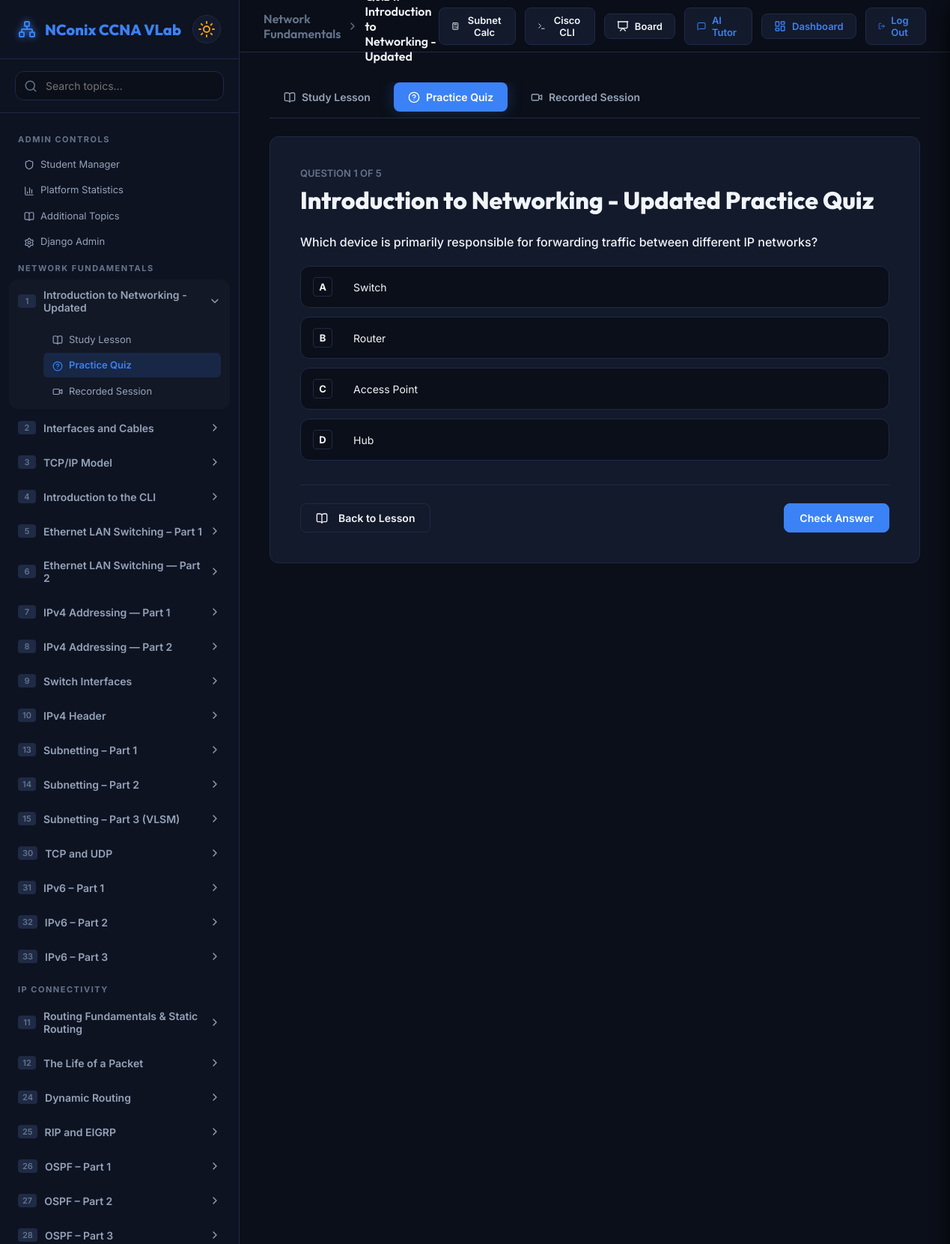
The app's page /quiz/1/ (signed in, upper part) with its own data.
### core/models.py (models this page shows, shortened)
class Domain(models.Model):
    name = models.CharField(max_length=100, unique=True)

class Topic(models.Model):
    id = models.IntegerField(primary_key=True)
    domain = models.ForeignKey(Domain, on_delete=models.CASCADE, related_name='topics')
    title = models.CharField(max_length=200)
    objectives = models.JSONField(default=list)  # list of strings
    lesson_content = models.TextField()  # markdown
    video_url = models.CharField(max_length=500, blank=True, default='')  # YouTube video link
    class Meta:
        ordering = ['id']

### core/views.py (the view)
# urls.py: path('quiz/<int:topic_id>/', views.quiz_view, name='quiz'),
@login_required
def quiz_view(request, topic_id):
    topic = get_object_or_404(Topic, id=topic_id)
    if hasattr(request.user, 'profile') and not request.user.profile.has_access_to_topic(topic_id):
        sidebar_domains = get_sidebar_data(request.user)
        return render(request, 'core/topic_locked.html', {
            'topic': topic,
            'sidebar_domains': sidebar_domains,
        })
    questions = list(topic.questions.all())
    serialized_questions = []
    for q in questions:
        serialized_questions.append({
            'question': q.question_text,
            'options': q.options,
            'correctIndex': q.correct_index,
            'explanation': q.explanation
        })
    sidebar_domains = get_sidebar_data(request.user)
    context = {
        'topic': topic,
        'current_topic_id': topic_id,
        'questions_json': json.dumps(serialized_questions),
        'sidebar_domains': sidebar_domains,
        'active_page': 'quiz',
    }
    return render(request, 'core/quiz.html', context)

### core/context_processors.py (called while the page is built)
def additional_topics(request):
    return {
        'additional_topics': AdditionalTopic.objects.all().order_by('created_at')
    }

### core/models.py (called while the page is built, shortened)
    def has_access_to_topic(self, topic_id):
        if self.role == 'admin':
            return True

### core/templates/core/quiz.html (shortened to what this page needs)
{% extends 'core/base.html' %}
{% block breadcrumbs %}
  <span class="breadcrumb-root">{{ topic.domain.name }}</span>
  <span class="breadcrumb-separator"><i data-lucide="chevron-right"></i></span>
  <span class="breadcrumb-current">Quiz {{ topic.id }}: {{ topic.title }}</span>
{% endblock %}
{% block content %}
<div class="chapter-nav-tabs" style="display: flex; gap: 12px; border-bottom: 1px solid var(--border-color); margin-bottom: 24px; padding-bottom: 8px;">
  <a href="{% url 'lesson' topic.id %}" class="chapter-tab-link" style="text-decoration: none; display: inline-flex; align-items: center; gap: 8px; padding: 10px 18px; border-radius: 8px; font-weight: 600; font-size: 14px; color: var(--text-secondary); background: transparent; transition: all 0.2s ease;">
    <i data-lucide="book-open" style="width: 16px; height: 16px;"></i>
    <span>Study Lesson</span>
  </a>
  <a href="{% url 'quiz' topic.id %}" class="chapter-tab-link active" style="text-decoration: none; display: inline-flex; align-items: center; gap: 8px; padding: 10px 18px; border-radius: 8px; font-weight: 600; font-size: 14px; color: #fff; background: var(--accent); box-shadow: var(--shadow-glow); transition: all 0.2s ease;">
    <i data-lucide="help-circle" style="width: 16px; height: 16px;"></i>
    <span>Practice Quiz</span>
  </a>
  <a href="{% url 'recording_session' topic.id %}" class="chapter-tab-link" style="text-decoration: none; display: inline-flex; align-items: center; gap: 8px; padding: 10px 18px; border-radius: 8px; font-weight: 600; font-size: 14px; color: var(--text-secondary); background: transparent; transition: all 0.2s ease;">
    <i data-lucide="video" style="width: 16px; height: 16px;"></i>
    <span>Recorded Session</span>
  </a>
</div>
<div id="quizContainer">
</div>
{% endblock %}

### core/templates/core/base.html (shortened to what this page needs)
{% load static %}
<!DOCTYPE html>
<html lang="en" data-theme="dark">
<head>
  <link rel="stylesheet" href="{% static 'core/styles.css' %}">
</head>
<body>
  <div class="app-container">
    <aside class="sidebar" id="sidebar">
      <div class="sidebar-header">
        <a href="{% url 'dashboard' %}" class="logo" style="text-decoration: none;">
          <i data-lucide="network" class="logo-icon"></i>
          <span>NConix CCNA <span class="accent-text">VLab</span></span>
        </a>
        <button class="theme-toggle" id="themeToggleBtn" title="Toggle Light/Dark Mode">
          <i data-lucide="sun" class="sun-icon"></i>
        </button>
      </div>
      <div class="search-box">
        <i data-lucide="search" class="search-icon"></i>
        <input type="text" id="searchInput" placeholder="Search topics...">
      </div>
      <nav class="navigation">
        <div class="nav-list" id="navList">
          {% if user.is_authenticated %}
            {% if user.is_superuser or user.is_staff or user.profile.role == 'admin' %}
              <div class="nav-section-title">ADMIN CONTROLS</div>
              <a href="{% url 'admin_dashboard' %}" class="nav-sub-item {% if active_page == 'admin_dashboard' %}active{% endif %}" style="padding-left: 20px; text-decoration: none;">
                <span><i data-lucide="shield" class="sub-item-icon"></i>Student Manager</span>
              </a>
              <a href="{% url 'admin_stats' %}" class="nav-sub-item {% if active_page == 'admin_stats' %}active{% endif %}" style="padding-left: 20px; text-decoration: none;">
                <span><i data-lucide="bar-chart-3" class="sub-item-icon"></i>Platform Statistics</span>
              </a>
              <a href="{% url 'admin_additional_topics' %}" class="nav-sub-item {% if active_page == 'admin_additional_topics' %}active{% endif %}" style="padding-left: 20px; text-decoration: none;">
                <span><i data-lucide="book-open" class="sub-item-icon"></i>Additional Topics</span>
              </a>
              <a href="/admin/" target="_blank" class="nav-sub-item" style="padding-left: 20px; text-decoration: none;">
                <span><i data-lucide="settings" class="sub-item-icon"></i>Django Admin</span>
              </a>
            {% endif %}
            {% for domain in sidebar_domains %}
              <div class="nav-section-title">{{ domain.name|upper }}</div>
              {% for topic in domain.topics %}
                <div class="chapter-item {% if active_page == 'lesson' or active_page == 'quiz' or active_page == 'recording_session' %}{% if topic.id == current_topic_id %}expanded{% endif %}{% endif %}" id="chapter-{{ topic.id }}" data-title="{{ topic.title }}">
                  <div class="chapter-header">
                    <div class="chapter-title-container">
                      <span class="chapter-number">{{ topic.id }}</span>
                      <span {% if topic.locked %}style="color: var(--text-muted);"{% endif %}>{{ topic.title }}</span>
                    </div>
                    {% if topic.locked %}
                      <i data-lucide="lock" class="chapter-chevron" style="color: var(--text-muted); transform: none !important;"></i>
                    {% else %}
                      <i data-lucide="chevron-right" class="chapter-chevron"></i>
                    {% endif %}
                  </div>
                  <div class="chapter-children">
                    {% if topic.locked %}
                      <div class="nav-sub-item disabled-nav-item" style="opacity: 0.4; cursor: not-allowed; pointer-events: none; padding-left: 20px;">
                        <span><i data-lucide="lock" class="sub-item-icon"></i>Study Lesson (Locked)</span>
                      </div>
                      <div class="nav-sub-item disabled-nav-item" style="opacity: 0.4; cursor: not-allowed; pointer-events: none; padding-left: 20px;">
                        <span><i data-lucide="lock" class="sub-item-icon"></i>Practice Quiz (Locked)</span>
                      </div>
                      <div class="nav-sub-item disabled-nav-item" style="opacity: 0.4; cursor: not-allowed; pointer-events: none; padding-left: 20px;">
                        <span><i data-lucide="lock" class="sub-item-icon"></i>Recorded Session (Locked)</span>
                      </div>
                    {% else %}
                      <a href="{% url 'lesson' topic.id %}" class="nav-sub-item  " id="nav-lesson-{{ topic.id }}">
                        <span><i data-lucide="book-open" class="sub-item-icon"></i>Study Lesson</span>
                      </a>
                      <a href="{% url 'quiz' topic.id %}" class="nav-sub-item {% if active_page == 'quiz' and topic.id == current_topic_id %}active{% endif %} {% if topic.quiz_completed %}completed{% endif %}" id="nav-quiz-{{ topic.id }}">
                        <span><i data-lucide="help-circle" class="sub-item-icon"></i>Practice Quiz</span>
                      </a>
                      <a href="{% url 'recording_session' topic.id %}" class="nav-sub-item {% if active_page == 'recording_session' and topic.id == current_topic_id %}active{% endif %}" id="nav-recording-{{ topic.id }}">
                        <span><i data-lucide="video" class="sub-item-icon"></i>Recorded Session</span>
                      </a>
                    {% endif %}
                  </div>
                </div>
              {% endfor %}
            {% endfor %}
          {% endif %}
        </div>
      </nav>
    </aside>
    <main class="workspace">
      <header class="header">
        <div class="header-breadcrumbs">
          {% block breadcrumbs %}{% endblock %}
        </div>
        <div class="header-actions">
          <button class="header-btn" id="toolSubnetBtn" title="Subnetting Calculator">
            <i data-lucide="calculator"></i>
            <span>Subnet Calc</span>
          </button>
          <button class="header-btn" id="toolCliBtn" title="Cisco IOS CLI Simulator">
            <i data-lucide="terminal"></i>
            <span>Cisco CLI</span>
          </button>
          {% if user.is_authenticated %}
            {% if active_page != 'admin_board' %}
              <button class="header-btn" id="toolBoardBtn" title="Live Shared Whiteboard" style="position: relative;">
                <i data-lucide="presentation"></i>
                <span>Board</span>
              </button>
            {% endif %}
            <a href="{% url 'tutor_bot' %}" class="header-btn {% if active_page == 'tutor_bot' %}highlight-btn{% endif %}" title="AI Networking Tutor" style="text-decoration: none;">
              <i data-lucide="message-square"></i>
              <span>AI Tutor</span>
            </a>
            <a href="{% url 'dashboard' %}" class="header-btn {% if active_page == 'dashboard' %}highlight-btn{% endif %}" style="text-decoration: none;">
              <i data-lucide="layout-dashboard"></i>
              <span>Dashboard</span>
            </a>
            <a href="{% url 'logout' %}" class="header-btn" title="Log Out" style="text-decoration: none;">
              <i data-lucide="log-out"></i>
              <span>Log Out</span>
            </a>
          {% endif %}
        </div>
      </header>
      <div class="viewport" id="viewport">
        {% block content %}{% endblock %}
      </div>
    </main>
  </div>
</body>
</html>

### records on screen
Domain: name "NETWORK FUNDAMENTALS"
Topic: title "Introduction to Networking - Updated", domain.name "Network Fundamentals", title "Introduction to Networking - Updated"
Topic: title "Interfaces and Cables"
Topic: title "TCP/IP Model"
Topic: title "Introduction to the CLI"
Topic: title "Ethernet LAN Switching – Part 1"
Topic: title "Ethernet LAN Switching — Part 2"
Topic: title "IPv4 Addressing — Part 1"
Topic: title "IPv4 Addressing — Part 2"
Topic: title "Switch Interfaces"
Topic: title "IPv4 Header"
Topic: title "Subnetting – Part 1"
Topic: title "Subnetting – Part 2"
Topic: title "Subnetting – Part 3 (VLSM)"
Topic: title "TCP and UDP"
Topic: title "IPv6 – Part 1"
Topic: title "IPv6 – Part 2"
Topic: title "IPv6 – Part 3"
Domain: name "IP CONNECTIVITY"
Topic: title "Routing Fundamentals & Static Routing"
Topic: title "The Life of a Packet"
Topic: title "Dynamic Routing"
Topic: title "RIP and EIGRP"
Topic: title "OSPF – Part 1"
Topic: title "OSPF – Part 2"
Topic: title "OSPF – Part 3"

### other values on screen
{{ topic.id }} "1" "2" "3" "4" "5" "6" "7" "8" "9" "10" "13" "14" "15" "30" "31" "32" "33" "11" "12" "24" "25" "26" "27" "28"
